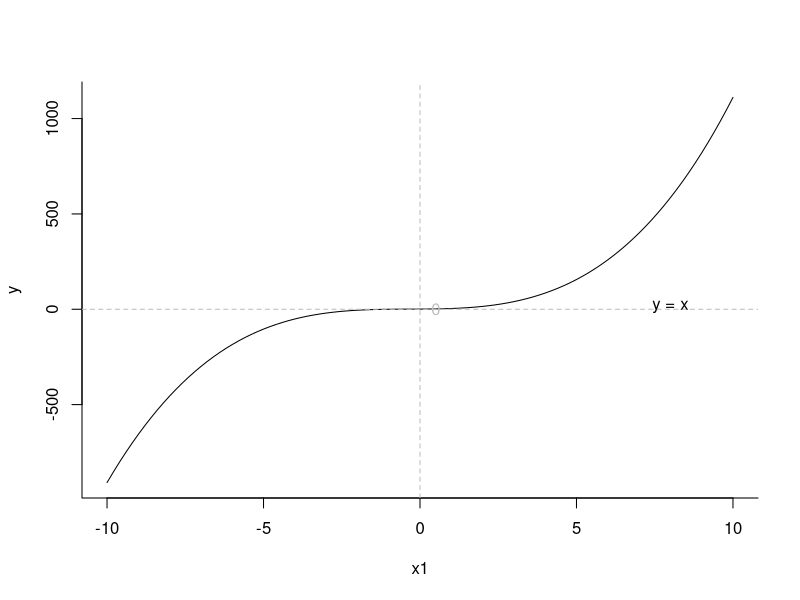

The R source for this figure: (Note: this script raises an error after producing the figure.)

################################################################################
#    &&&....&&&    % Learning R Course in Summer of 2022                       #
#  &&&&&&..&&&&&&  % Teacher: Bo Li, Mingwei Liu                               #
#  &&&&&&&&&&&&&&  % Date: Jul. 05th, 2022                                     #
#   &&&&&&&&&&&&   %                                                           #
#     &&&&&&&&     % Environment: R version 4.1.1;                             #
#       &&&&       % Platform: x86_64-w64-mingw32/x64 (64-bit)                 #
#        &         %                                                           #
################################################################################

################################################################################
### code chunk number 09: Condition and branch statement in R Language.
################################################################################

### ****************************************************************************
### Step-01. About working directory in R. 

# For windows, work directory. 

pri.dir <- getwd()

setwd("D:/00-GitHub/LRC/tmp/")

### End of Step-01.
### ****************************************************************************

### ****************************************************************************
### Step-02. Expression in R. 

# 任何一个语句都可以看成是一个表达式。 
# 表达式之间以分号分隔或用换行分隔。

# 1) the first form

{x <- 15; x}

# 2) the second form

{
  x <- 15
  x
}

# 3) the third form

{
  x <- 15
  print(x) # not return!!!
}


# 3) using expression in plot

curve((x^3 + x^2 + x + 1), -10, 10, bty="l", xlab="x1", ylab="y")
abline(h=0, v=0, lty=2, col="gray")
text(0.5, -0.5, "0", col="gray")
text(8, 10, "y = x")

### End of Step-02.
### ****************************************************************************

### ****************************************************************************
### Step-03. branch structure in R. 

# 1) 分支结构包括if结构：

# 比如：
# if (条件) 表达式1
# 或
# if (条件) 表达式1 else 表达式2

# 2) 其中的“条件”为一个标量的真或假值, 不允许取缺失值， 如

if(is.na(lambda)) lambda <- 0.5

# 3) Examples: 

# A: Eg1. 

if (x>1) {
  y <- 2.5
} else {
  y <- -y
}

# B: Eq2. 

x <- c(0.05, 0.6, 0.3, 0.9)
for (i in seq(along = x)) {
  if (x[i] <= 0.2) {
    cat("Small\n")
  } else if (x[i] <= 0.8) {
    cat("Medium\n")
  } else {
    cat("Large\n")
  }
}

### End of Step-03.
### ****************************************************************************

### ****************************************************************************
### Step-04. Replacing branch structures with logical subscripts.   

# 1) for a element in R. 

if (x > 0) y <- 1 else y <- 0

# 2) for a vector in R. 

# x为一个向量, 要定义y与x等长, 且y的每一个元素当且仅当x的对应元素为正数时等于1, 否则等于零。

y <- numeric(length(x))
y[x > 0] <- 1
y

### End of Step-04.
### ****************************************************************************

### ****************************************************************************
### Step-05. Function: if and ifelse in R.   

# 1) function if in R

x <- 50L
if (is.integer(x)) {
  print("X 是一个整数")
}

# 2) if...else in R. 

# A: Eg-1. 

x <- c("google","runoob","taobao")

if("runoob" %in% x) {
  print("包含 runoob")
} else {
  print("不包含 runoob")
}

# B: Eg-2. 

x <- c("google","runoob","taobao")

if("weibo" %in% x) {
  print("第一个 if 包含 weibo")
} else if ("runoob" %in% x) {
  print("第二个 if 包含 runoob")
} else {
  print("没有找到")
}

### End of Step-05.
### ****************************************************************************

### ****************************************************************************
### Step-06. Function switch in R. 

# 1) switch 语句允许测试一个变量等于多个值时的情况。每个值称为一个 case。
# switch(expression, case1, case2, case3....)

x <- switch(
  3,
  "google",
  "runoob",
  "taobao",
  "weibo"
)
print(x)

# 2) 如果是字符串返回字符串变量对应的值. 

you.like <- "runoob"
switch(you.like,
       google = "www.google.com",
       runoob = "www.runoob.com",
       taobao = "www.taobao.com")


# 3) 如果整数不在范围内的则返回 NULL

x <- switch(4,"google","runoob","taobao")
x
NULL
x <- switch(4,"google","runoob","taobao")
x
NULL
### End of Step-04.
### **************************************************************************** 

### ****************************************************************************
### Step-05. Parallel Computing. . 


### End of Step-05.
### ****************************************************************************

################################################################################
### End of chunk-08.
################################################################################
